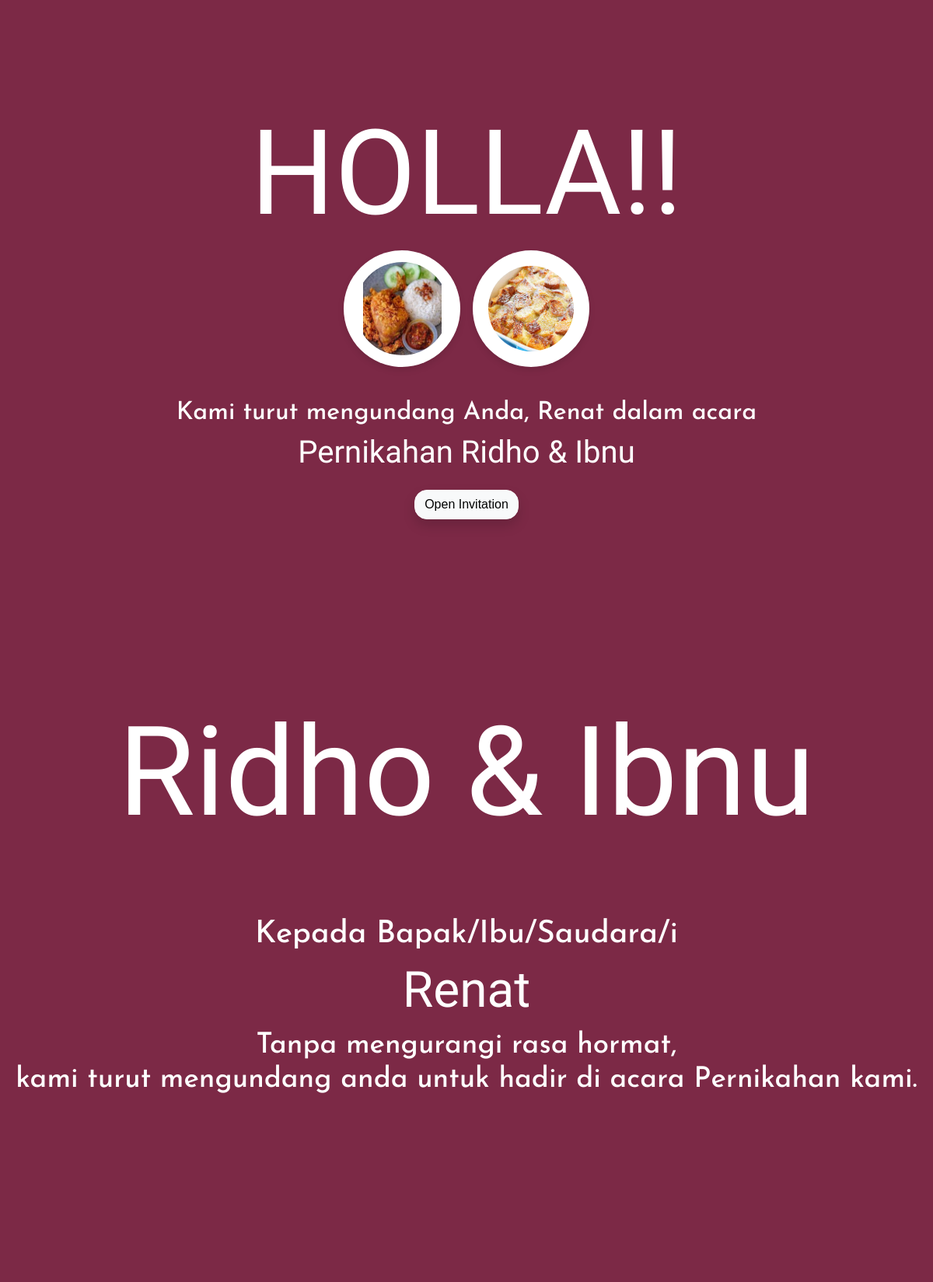
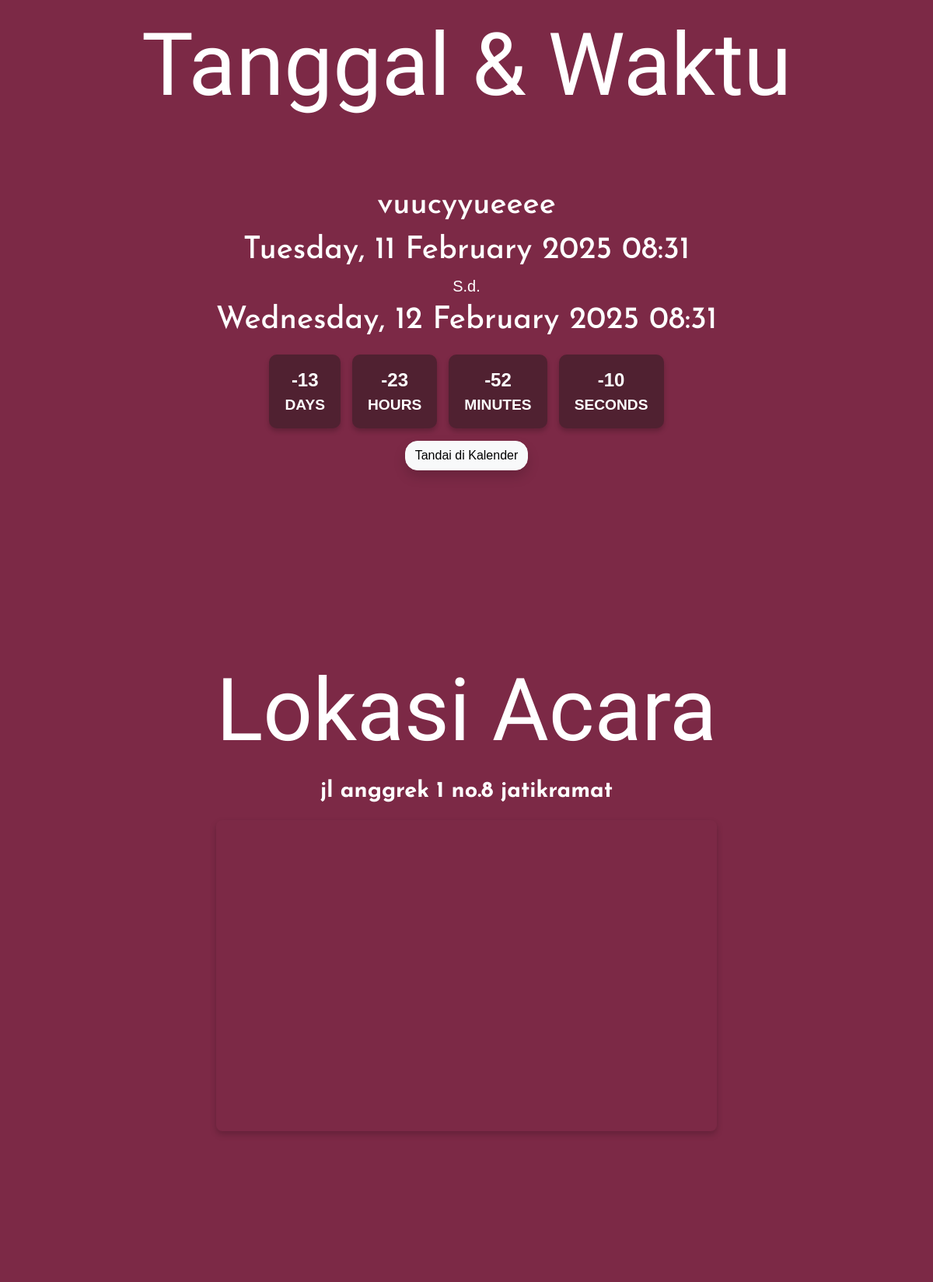
Screenshot of /src/template-undangan/template2/index.php?id=53 (upper part) with the database file from the repository (2 pictures, top to bottom).
### tables this page shows
CREATE TABLE `plus` (
  `plus_id` int(11) NOT NULL,
  `judul_undangan` varchar(100) NOT NULL,
  `nama_event` varchar(100) NOT NULL,
  `logo_event` varchar(100) NOT NULL,
  `logo_event2` varchar(100) NOT NULL,
  `desc_event` varchar(255) NOT NULL,
  `start_event` datetime NOT NULL,
  `end_event` datetime NOT NULL,
  `tempat_event` varchar(122) NOT NULL,
  `alamat_event` text NOT NULL,
  `template` int(11) NOT NULL,
  `id` int(11) NOT NULL
);

CREATE TABLE `send` (
  `id` int(11) NOT NULL,
  `nama` varchar(250) NOT NULL,
  `level` enum('VIP','REGULAR') NOT NULL,
  `plus_id` int(150) NOT NULL,
  `telepon` varchar(250) NOT NULL
);

### src/template-undangan/template2/index.php (the view, shortened to what this page needs)
<?php
require '../../service/connection.php';
$id = $_GET['id'];
$sql = "SELECT * FROM send WHERE id=$id";
$hasil_send = $conn->query($sql);
$hasil_send = $hasil_send->fetch_array();
$sql = "SELECT * FROM plus WHERE plus_id = (SELECT plus_id FROM send WHERE id =$id)";
$hasil = $conn->query($sql);
$hasil = $hasil->fetch_array();
?>
<!DOCTYPE html>
<html lang="en">
  <head>
    <link
      href="https://cdn.jsdelivr.net/npm/bootstrap@5.3.3/dist/css/bootstrap.min.css"
      rel="stylesheet"
    />
    <link rel="stylesheet" href="simplyCountdown.js-master/dist/themes/default.css">
    <link rel="stylesheet" href="style.css">
  </head>
  <body>
    <div id="container">
      <section id="hero" class="hero w-100 p-3 mx-auto text-center d-flex justify-content-center align-items-center text-white">
        <main>
          <h1>HOLLA!!</h1>
          <div class="image-wrapper">
            <img class="log1" src="../../img/image-event/<?= $hasil['logo_event']?>">
            <img class="log2" src="../../img/image-event/<?= $hasil['logo_event2']?>">
          </div>
          <h4>Kami turut mengundang Anda, <?= $hasil_send['nama']?> dalam acara</h4>
          <h4 class="dua"><?= $hasil['nama_event'] ?> <?= $hasil['judul_undangan'] ?></h4>
          <button type="button" class="btn btn-light shadow rounded-4 mt-3" onclick="scrollToSection('hero1'); showNavbar()">Open Invitation</button>
        </main>
      </section>
  <section id="hero1" class="hero1 w-100 p-3 mx-auto text-center d-flex justify-content-center align-items-center text-white">
    <div>
      <h1><?= $hasil['judul_undangan'] ?></h1>
      <h4>Kepada Bapak/Ibu/Saudara/i</h4>
      <h4 class="dua"><?= $hasil_send['nama']?></h4>
      <h4 class="tiga">Tanpa mengurangi rasa hormat, <br> kami turut mengundang anda untuk hadir di acara <?= $hasil['nama_event'] ?> kami.</h4>
    </div>
  </section>
  <section id="hero2" class="hero2 w-100 p-3 mx-auto text-center d-flex justify-content-center align-items-center text-white">
    <div>
      <h1>Tanggal & Waktu</h1>
      <h4><?= $hasil['desc_event']?></h4>
      <h4><?=
        date('l, d F Y H:i', strtotime($hasil['start_event'])); ?></h4>
      <h5>S.d.</h5>
      <h4><?=date('l, d F Y H:i', strtotime($hasil['end_event'])); ?></h4>
      <div class="countdown1">
            <div class="countdown-item">
                <span id="days">0</span>
                DAYS
            </div>
            <div class="countdown-item">
                <span id="hours">0</span>
                HOURS
            </div>
            <div class="countdown-item">
                <span id="minutes">0</span>
                MINUTES
            </div>
            <div class="countdown-item">
                <span id="seconds">0</span>
                SECONDS
            </div>
        </div>
      <button type="button" class="btn btn-light shadow rounded-4 mt-3" onclick="addToGoogleCalendar()">Tandai di Kalender</button>
    </div>
  </section>
<section id="lokasi" class="lokasi w-100 p-3 mx-auto text-center d-flex justify-content-center align-items-center text-white">
    <div>
      <h1>Lokasi Acara</h1>
      <h4><strong><?= $hasil['alamat_event']?></strong></h4>
      <div id="map-container" class="floral" style="margin-top: 20px; height: 400px; width: 100%;">
                <?php if (!empty($hasil['alamat_event'])): ?>
                    <iframe
                        src="https://www.google.com/maps?q=<?= urlencode($hasil['alamat_event']) ?>&output=embed"
                        width="100%"
                        height="400"
                        style="border:0;"
                        allowfullscreen=""
                        loading="lazy">
                    </iframe>
                <?php else: ?>
                    <p>Alamat acara belum tersedia.</p>
                <?php endif; ?>
            </div>
    </div>
  </section>
<div id="dok" class="dokumentasi">
    </div>
    </div>
  </body>
</html>

### src/template-undangan/template2/style.css (style rules this page uses)
:root { --bg: #7c2946; --beige: #cfb997; --shadow: 0 2px 2px rgba(0, 0, 0 / 0.5); }
body { background-color: var(--bg); min-height: 100px; font-size: 1.2rem; font-family: Arial, sans-serif; overflow-x: hidden; overflow: hidden; overflow: auto; }
#container { position: absolute; top: 0; left: 0; width: 100%; height: 100%; }
.hero { min-height: 100vh; background-color: var(--bg); transition: opacity 0.5s ease-out, transform 0.5s ease-out; z-index: 10; overflow: hidden; }
.hero h1 { font-family: "Jersey 10", serif; font-size: 9.5rem; }
.image-wrapper .log1 { width: 150px; height: 150px; background-color: #FFFFFF; border-radius: 50%; justify-content: center; align-items: center; box-shadow: 0 4px 8px rgba(0, 0, 0, 0.1); margin-right: 10px; padding: 15px; margin-bottom: 40px; }
.image-wrapper .log2 { width: 150px; height: 150px; background-color: #FFFFFF; border-radius: 50%; justify-content: center; align-items: center; box-shadow: 0 4px 8px rgba(0, 0, 0, 0.1); padding: 20px; margin-bottom: 40px; }
.log1 { width: 100px; height: auto; max-width: 80%; object-fit: contain; }
.log2 { width: 100px; height: auto; max-width: 80%; object-fit: contain; }
.hero h4 { position: relative; font-family: "Josefin Sans", serif; font-size: 2rem; z-index: 2; }
.hero h4.dua { position: relative; font-family: "Lilita One", serif; font-size: 2.5rem; z-index: 2; }
button { position: relative; transition: opacity 2s ease; z-index: 10; }
.hero1 h1 { position: relative; font-family: "Jersey 10", serif; font-size: 10rem; top: -80px; z-index: 2; }
.hero1 h4 { position: relative; font-family: "Josefin Sans", serif; font-size: 2.5rem; z-index: 2; margin-bottom: 10px; }
.hero1 h4.dua { position: relative; font-family: "Lilita One", serif; font-size: 4rem; z-index: 2; margin-bottom: 5p7; }
.hero1 h4.tiga { position: relative; font-family: "Josefin Sans", serif; font-size: 2.3rem; z-index: 2; }

### rows the page displays
plus: logo_event (picture), logo_event2 (picture), nama_event "Pernikahan", judul_undangan "Ridho & Ibnu", desc_event "vuucyyueeee", start_event "Tuesday, 11 February 2025 08:31", end_event "Wednesday, 12 February 2025 08:31", alamat_event "jl anggrek 1 no.8 jatikramat"
send: nama "Renat"
